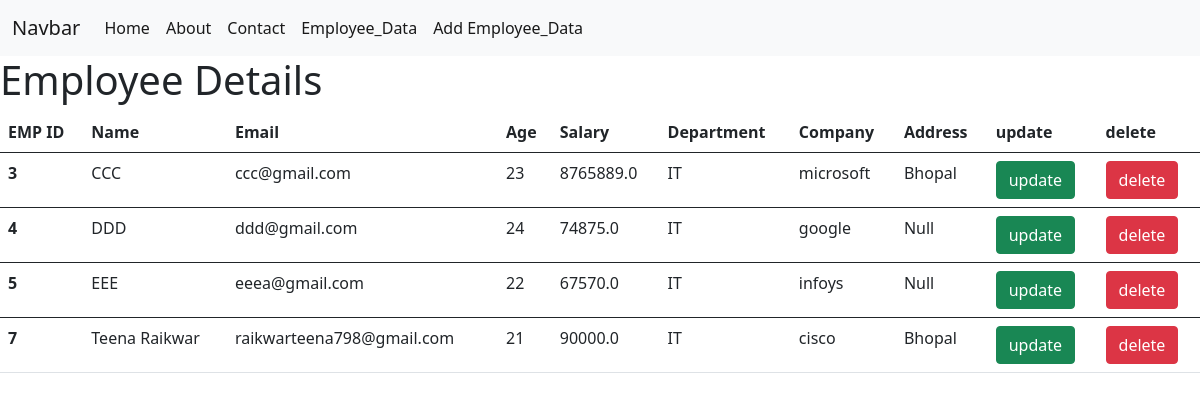
The app's page /empdata/ with its own data.
### App1/models.py (models this page shows, shortened)
class Employee(models.Model):
    name = models.CharField(max_length=50)
    email = models.EmailField(unique=True)
    age = models.IntegerField()
    salary = models.FloatField()
    address = models.TextField(max_length=200, default='Null')
    Company = models.ForeignKey(
        'Company',
        on_delete=models.CASCADE,
        related_name='employees',
        default=None,
        null=True,
        blank=True
    )
    department = models.ForeignKey(
        'Department',
        on_delete=models.CASCADE,
        related_name='employees',
        default=None,
        null=True,
        blank=True
    )

class Department(models.Model):
    name = models.CharField(max_length=50)
    phone = models.CharField(max_length=15, unique=True)
    def __str__(self):
        return self.name

class Company(models.Model):
    name = models.CharField(max_length=50)
    email = models.EmailField(unique=True)
    location = models.TextField(max_length=50)
    branch_num = models.IntegerField()
    def __str__(self):
        return self.name

### App1/views.py (the view)
# urls.py: path('empdata/',views.display,name='display'),
def display(request):
    data = Employee.objects.all()
    return render( request, "empdata.html",{'employdata': data})

### Templates/empdata.html (shortened to what this page needs)
{%extends 'base.html'%}
{%block content%}
<h1>Employee Details</h1>
<table class="table">
  <thead>
    <tr>
      <th scope="col">EMP ID</th>
      <th scope="col">Name</th>
      <th scope="col">Email</th>
      <th scope="col">Age</th>
      <th scope="col">Salary</th>
      <th scope="col">Department</th>
      <th scope="col">Company</th>
      <th scope="col">Address</th>
      <th scope="col"><a>update</a></th>
      <th scope="col"><a>delete</a></th>
    </tr>
  </thead>
  {%for i in employdata%}
  <tbody>
    <tr>
      <th scope="row">{{i.id}}</th>
      <td>{{i.name}}</td>
      <td>{{i.email}}</td>
      <td>{{i.age}}</td>
      <td>{{i.salary}}</td>
      <td>{{i.department}}</td>
      <td>{{i.Company}}</td>
      <td>{{i.address}}</td>
      <td><a href= "{%url 'editdata'  i.id%}" type="button" class="btn btn-success">update</a></td>
      <td><a href = "{%url 'deletedata'  i.id%}" type="button" class="btn btn-danger">delete</a></td>
    </tr>
  </tbody>
   {%endfor%}
</table>
{%endblock%}

### Templates/base.html (shortened to what this page needs)
<!doctype html>
<html lang="en">
  <head>
    <link href="https://cdn.jsdelivr.net/npm/bootstrap@5.0.2/dist/css/bootstrap.min.css" rel="stylesheet">
  </head>
  <body>
    <nav class="navbar navbar-expand-lg navbar-light bg-light">
  <div class="container-fluid">
    <a class="navbar-brand" href="#">Navbar</a>
    <div class="collapse navbar-collapse" id="navbarSupportedContent">
      <ul class="navbar-nav me-auto mb-2 mb-lg-0">
        <li class="nav-item">
          <a class="nav-link active" aria-current="page" href="#">Home</a>
        </li>
       <li class="nav-item">
          <a class="nav-link active" aria-current="page" href="#">About</a>
        </li>
       <li class="nav-item">
          <a class="nav-link active" aria-current="page" href="#">Contact</a>
        </li>
       <li class="nav-item">
          <a class="nav-link active" aria-current="page" href="{%url 'display'%}">Employee_Data</a>
        </li>
        <li class="nav-item">
          <a class="nav-link active" aria-current="page" href="{%url 'addemp'%}"> Add Employee_Data</a>
        </li>
    </div>
  </div>
</nav>
    {%block content%}
    {%endblock%}
  </body>
</html>

### records on screen
Employee: id "3", name "CCC", email "ccc@gmail.com", age "23", salary "8765889.0", department "IT", Company "microsoft", address "Bhopal"
Employee: id "4", name "DDD", email "ddd@gmail.com", age "24", salary "74875.0", department "IT", Company "google", address "Null"
Employee: id "5", name "EEE", email "eeea@gmail.com", age "22", salary "67570.0", department "IT", Company "infoys", address "Null"
Employee: id "7", name "Teena Raikwar", email "raikwarteena798@gmail.com", age "21", salary "90000.0", department "IT", Company "cisco", address "Bhopal"
